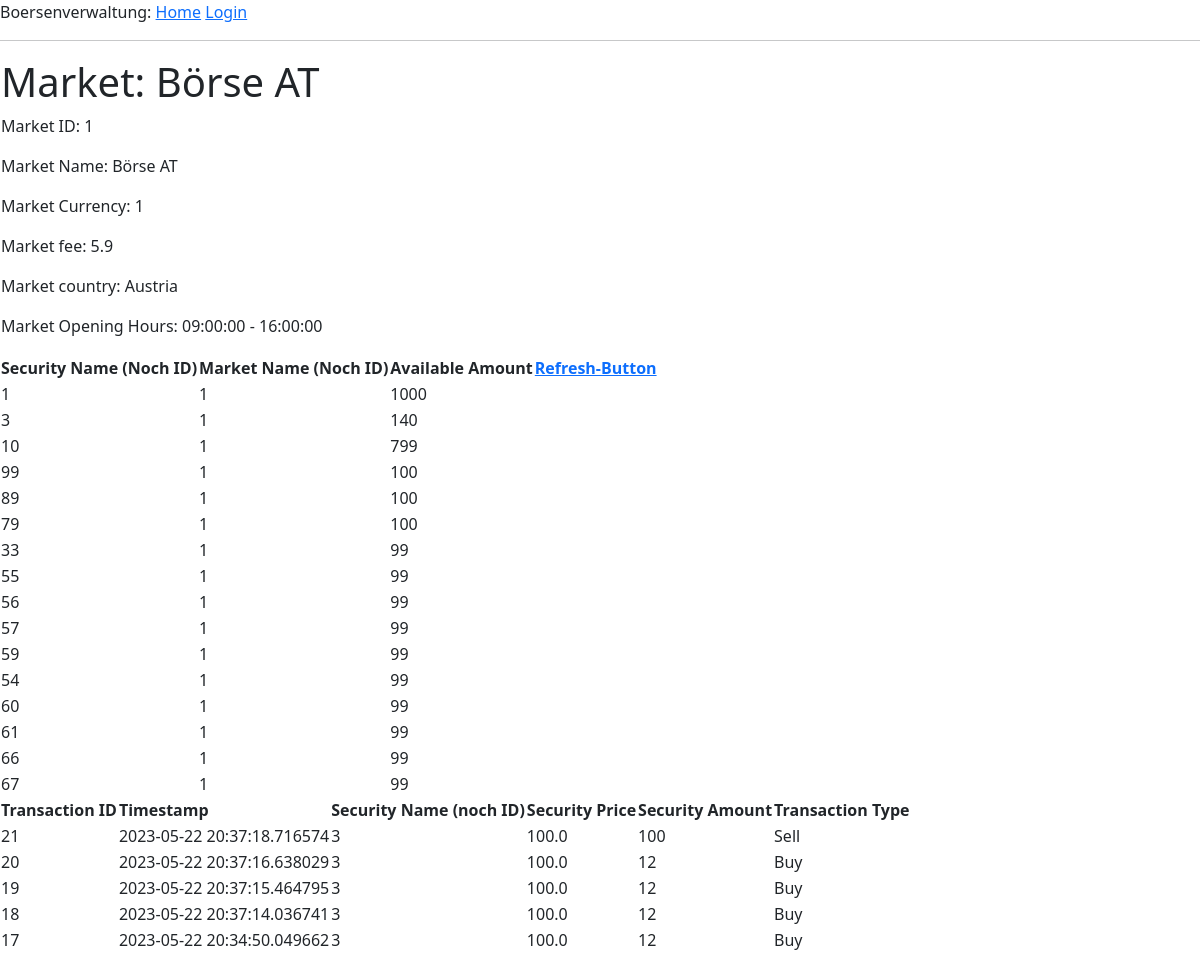
Screenshot of /markets/1 with the database file from the repository.
### app/models.py (models this page shows, shortened)
class Market(db.Model):
    market_id = Column(Integer, primary_key=True)
    market_name = Column(Text, unique=True, nullable=False)
    opens_at = Column(Time, nullable=False)
    closes_at = Column(Time, nullable=False)
    market_currency_id = Column(Integer, nullable=False)
    market_country = Column(Text, nullable=False)
    market_fee = Column(Float, nullable=False)

class Offer(db.Model):
    security_id = Column(Integer, nullable=False, primary_key=True)
    market_id = Column(Integer, nullable=False, primary_key=True)
    amount = Column(Integer, nullable=False)

class Transactions(db.Model):
    transaction_id = Column(Integer, primary_key=True)
    timestamp = Column(DateTime, default=datetime.utcnow, nullable=False)
    security_id = Column(Integer, nullable=False)
    security_price = Column(Float, nullable=False)
    security_amount = Column(Integer, nullable=False)
    transaction_type = Column(Text, nullable=False)
    market_id = Column(Integer, ForeignKey('market.market_id'))

### app/routes.py (the view, shortened to what this page needs)
@app.route('/markets/<market_id>', methods=['GET'])
def market(market_id):
    market = Market.query.filter_by(market_id=market_id).first_or_404()
    transactions = Transactions.query \
        .filter_by(market_id=market_id)\
        .order_by(Transactions.transaction_id.desc()) \
        .limit(10) \
        .all()
    offer = Offer.query.filter_by(market_id=market_id).all()
    json_data = []
    if request.headers.get('Accept') == 'application/json':
        return jsonify(json_data)
    return render_template('market.html', market=market, transactions=transactions, offer=offer)

### app/routes.py (called while the page is built)
@app.before_request
def before_request():
    if current_user.is_authenticated:
        current_user.last_seen = datetime.utcnow()
        db.session.commit()

### app/templates/market.html
{% extends "base.html" %}
{% block content %}
    <table>
        <tr>
            <td>
                <h1>Market: {{ market.market_name }}</h1>
                {% if market.market_id %}<p>Market ID: {{ market.market_id }}</p>{% endif %}
                {% if market.market_name %}<p>Market Name: {{ market.market_name}}</p>{% endif %}
                {% if market.market_currency_id %}<p>Market Currency: {{ market.market_currency_id}}</p>{% endif %}
                {% if market.market_fee %}<p>Market fee: {{ market.market_fee}}</p>{% endif %}
                {% if market.market_country %}<p>Market country: {{ market.market_country}}</p>{% endif %}
                {% if market.opens_at %}<p>Market Opening Hours: {{ market.opens_at}} - {{ market.closes_at}}</p>{% endif %}
            </td>
        </tr>
    </table>
    <table>
         <thead>
            <tr>
                <th>Security Name (Noch ID)</th>
                <th>Market Name (Noch ID)</th>
                <th>Available Amount</th>
                <th><a href="{{ url_for('refresh_offer', market_id=market.market_id)}}">Refresh-Button</a></th>
            </tr>
        </thead>
        <tbody>
            {% for offer in offer %}
                <tr>
                    <td>{{ offer.security_id }}</td>
                    <td>{{ offer.market_id }}</td>
                    <td>{{ offer.amount }}</td>
                </tr>
            {% endfor %}
        </tbody>
    </table>
     <table>
         <thead>
            <tr>
                <th>Transaction ID</th>
                <th>Timestamp</th>
                <th>Security Name (noch ID)</th>
                <th>Security Price</th>
                <th>Security Amount</th>
                <th>Transaction Type</th>
            </tr>
        </thead>
        <tbody>
            {% for transaction in transactions %}
                <tr>
                    <td>{{ transaction.transaction_id }}</td>
                    <td>{{ transaction.timestamp }}</td>
                    <td>{{ transaction.security_id }}</td>
                    <td>{{ transaction.security_price }}</td>
                    <td>{{ transaction.security_amount }}</td>
                    <td>{{ transaction.transaction_type}}</td>
                </tr>
            {% endfor %}
        </tbody>
    </table>
{% endblock %}

### rows the page displays
Market: market_name "Börse AT", market_id "1", market_currency_id "1", market_fee "5.9", market_country "Austria", opens_at "09:00:00", closes_at "16:00:00"
Offer: security_id "1", market_id "1", amount "1000"
Offer: security_id "3", market_id "1", amount "140"
Offer: security_id "10", market_id "1", amount "799"
Offer: security_id "99", market_id "1", amount "100"
Offer: security_id "89", market_id "1", amount "100"
Offer: security_id "79", market_id "1", amount "100"
Offer: security_id "33", market_id "1", amount "99"
Offer: security_id "55", market_id "1", amount "99"
Offer: security_id "56", market_id "1", amount "99"
Offer: security_id "57", market_id "1", amount "99"
Offer: security_id "59", market_id "1", amount "99"
Offer: security_id "54", market_id "1", amount "99"
Offer: security_id "60", market_id "1", amount "99"
Offer: security_id "61", market_id "1", amount "99"
Offer: security_id "66", market_id "1", amount "99"
Offer: security_id "67", market_id "1", amount "99"
